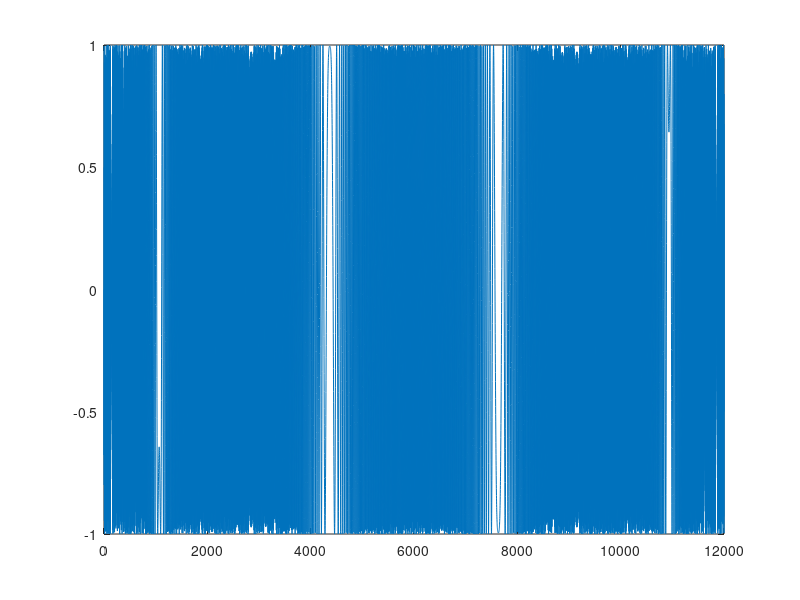

Write the MATLAB code that produced this figure. (Note: this script raises an error after producing the figure.)
% computer_sound_a.m
%%%%%%%%%%%%%%%%%%%%%%
%
% Create a signal
%
%%%%%%%%%%%%%%%%%%%%%%
fs=1000;
Ts=1/fs;
N=12000;
t=(0:N-1)*Ts;
s=sin(2*t.*(t-3).*(t-6).*(t-9).*(t-12));
% sound(s)
% plot(t,s);
% title('Original Audio Signal x(t)');
% xlabel('time t [sec]');
% ylabel('amplitude');

plot(s);
title('Discrete audio signal x[n]:=x(n/fs)','x(t) = sin(2t(t-3)(t-6)(t-9)(t-12))');
xlabel('n = 0, 1, 2, ..., N-1');
ylabel('x[n]');
yticks([-1 0 1]);
